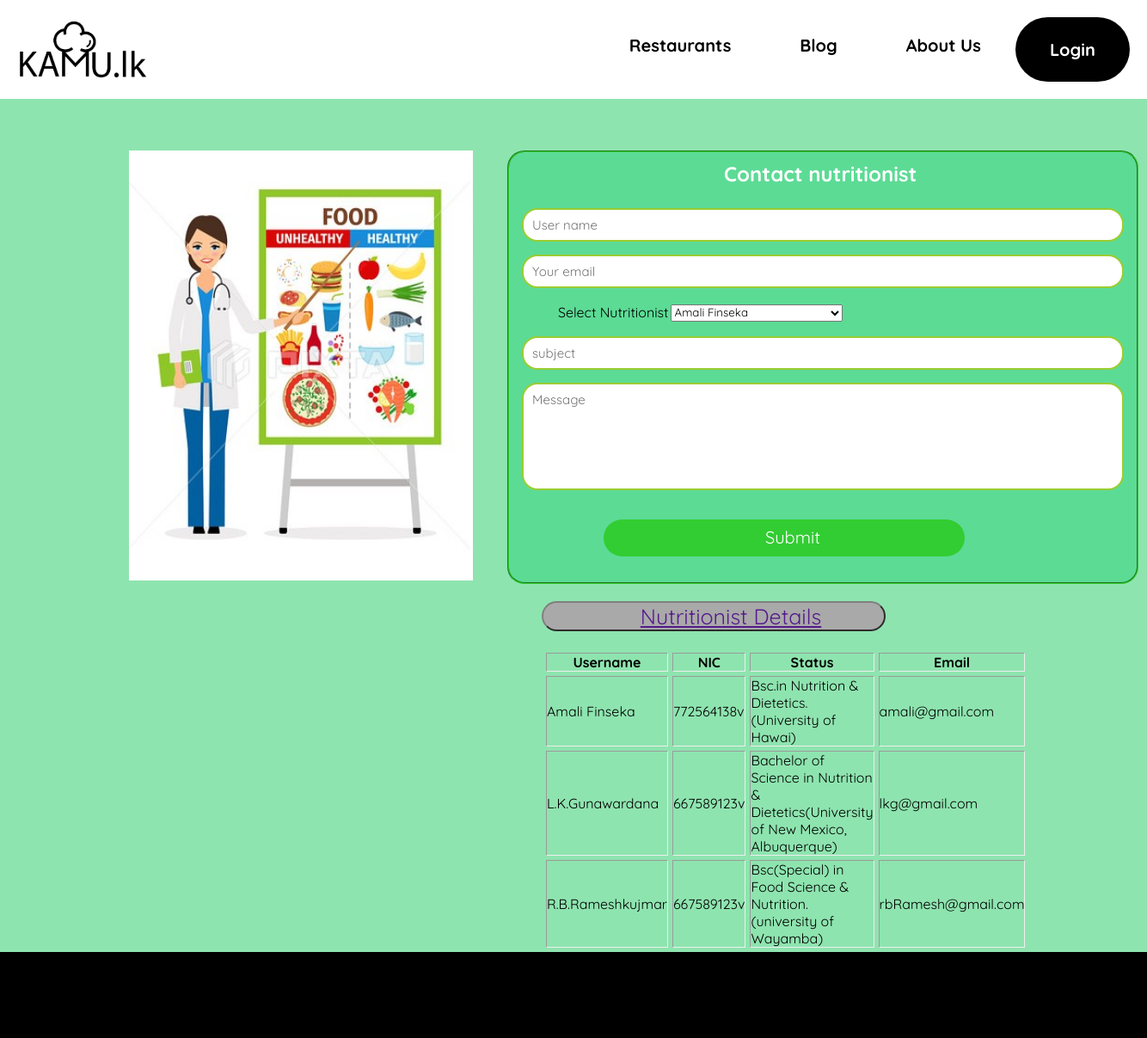
The app's page /User/ContactNutritionist.php with its own data.
### tables this page shows
CREATE TABLE `nutritionist` (
  `username` varchar(50) NOT NULL,
  `nic` varchar(10) NOT NULL,
  `status` varchar(100) NOT NULL,
  `email` varchar(50) NOT NULL
);

### User/ContactNutritionist.php (the view, shortened to what this page needs)
<?php
$hostname= "localhost";
                    $username= "root";
                    $password = "";
                    $db_name = "kamu";
        $conn = mysqli_connect($hostname, $username, $password, $db_name);
?>
<!DOCTYPE html>
<html>
<head>
    <link rel="stylesheet" type="text/css" href="css/usrcss2.css">
</head>
<body class="con_nut">
    <div class="index">
        <div class="topnav">
            <ul type="none">
                <li><a id="login" href="login.php">Login</a></li>
                <li><a href="aboutus.php">About Us</a></li>
                <li><a href="">Blog</a></li>
                <li><a href="">Restaurants</a></li>
            </ul>
                <a href=""><img id="logo" src="images/logo.png" alt="logo" ></a>
        </div>
    </div>
<div class="container1">
    <div class="dis">
        <div class="img">
            <img src = "images/nutri1.jpg" height="500px" width="400px" align="left">
        </div>
        <form class="form2" id="form-id" method="post" action="#">
            <fieldset>
                <h2>Contact nutritionist</h2>
                <div class="form-row">
                 <input name="username" type="text" placeholder="User name" required>
                <br>
                </div>
                <div class="form-row">
                  <input name="email" type="email" placeholder="Your email" required><br>
                </div>
                <div class="form-row">
                    <table>
                        <tr>
                            <td><p>Select Nutritionist<p></td>
                            <td>
                <?php
        $sql="SELECT username FROM nutritionist";
         $result=mysqli_query($conn,$sql);
        ?>
        <select>
        <?php
            while ($rows=mysqli_fetch_assoc($result)) {
                ?>
                    <option><?php echo $rows['username'];?></option>
                <?php
            }
            ?>
            </select>
</table>
</div>
                <div class="form-row">
                    <input name="subject" type="text" placeholder="subject" required><br>
                </div>
                <div class="form-row">
                     <div class="input-data textarea">
                        <textarea name="message" placeholder="Message" rows="5" required></textarea><br>
                    </div>
                </div>
                <div class="form-row submt-btn">
                    <div class="form-row">
                        <div class="inner">
                        <input type="submit" value="Submit" name="submit">
                        </div>
                    </div>
                </div>
            </fieldset>
                <div class="btn">
                    <button><a href="" >Nutritionist Details</a></button>
                    <?php
         $sql="SELECT username ,nic,status , email FROM nutritionist";
         $result=mysqli_query($conn,$sql);
        ?>
        <table border="20" cellpadding="15" cellspacing="5" width="400px">
                        <tr>
                            <th>Username</th>
                            <th>NIC</th>
                            <th>Status</th>
                            <th>Email</th>
                        </tr>
        <?php
            while ($rows=mysqli_fetch_assoc($result)) {
                ?>
                <tr>
                    <td><?php echo $rows['username'];?></td>
                    <td><?php echo $rows['nic'];?></td>
                    <td><?php echo $rows['status'];?></td>
                    <td><?php echo $rows['email'];?></td>
                </tr>
                <?php
            }
            ?>
            </table>
            </div>
        </form>
     </div>
    <div class="footer">
    </div>
</div>
</body>
</html>

### User/css/usrcss2.css (style rules this page uses)
* { margin: 0; padding: 0; outline: none; box-sizing: border-box; font-family: 'Quicksand', sans-serif; }
.topnav { overflow: hidden; width: 100%; position: fixed; top: 0; padding-bottom: 10px; padding-top: 10; background-color: white; }
.topnav ul li { padding: 0px 20px; }
.topnav ul li a { float: right; color:black; text-align: center; padding: 40px 40px; text-decoration: black; font-size: 20px; font-weight: bold; }
.topnav ul li a#login { color: white; background-color: black; margin-top: 20px; border-radius: 60px; padding: 25px 40px; }
img#logo { width:150px;height:85px; position: absolute; padding: 5px 0px; margin-left: 20px; margin-top: 20px; top:0; left:0; }
.footer { background: black; color: white; height: 100px; position: relative; }
.con_nut { display: flex; align-items: center; justify-content: center; min-height: 100vh; padding: 0px; background-color: #8EE4AF; background-size: 100%; }
.container1 { background: #8EE4AF; background-size: 100%; width: 100%; margin-top: 25px; max-width: 1500px; padding: 0px 0px 0px 0px; }
.container1 .dis { display: inline-block; }
.container1 .img { padding-left: 150px; left: 5%; top: 6%; float: left; display: inline-block; width: 450px; height: 250px; margin-top: 150px; }
.container1 .form2 { width: 80px; display: inline-block; padding-left: 140px; padding-top: 150px; }
.container1 fieldset { background-color:#5CDB95; margin-left: 0px; border-radius: 20px; align-items: right; border-color: #32CD32; }
fieldset h2 { padding: 10px 0 10px 250px; color: #fff; }
.container1 .form2 .form-row { margin-bottom: 15px; display: flex; align-items: center; margin-left: 15px; margin-top: 15px; margin-right: 15px; }
.container1 .form2 .form-row input, .container1 .form2 .form-row textarea { width: 100%; outline: none; border:2px solid #9ACD32; font-size: 15px; padding: 8px 10px; border-radius: 18px; transition: all 0.3s ease; }
.container1 .form2 .form-row textarea { resize: none; height: 125px; width: 700px; }
.container1 .form2 .form-row .inner input { width: 420px; padding: 8px 10px 10px 30px; margin: 0px 40px 0px 80px; font-size: 20px; border:0; background: #32CD32; color: #fff; cursor: pointer; border-radius: 50px; outline: none; }
.container1 button { border-radius: 20px; background-color:#A9A9A9; border-color:#808080; font-size: 25px; width:400px; padding-left: 40px; color: #fff; margin-top: 20px; margin-bottom: 20px; }
.form2 select { width: 200px; }
fieldset { background-color:#5CDB95; margin-left: 20px; border-radius: 20px; align-items: right; border-color: #32CD32; display: inline-block; width: 400px; }
button { margin: 40px; width: 150px; }
table { border: 20px; padding-left: 40px; }
td { padding: 15px , 2px; }
h2 { padding-top: 20px; padding-bottom: 20px; padding-left: 250px; }

### records on screen
nutritionist: username "Amali Finseka", nic "772564138v", status "Bsc.in Nutrition & Dietetics.(University of Hawai)", email "amali@gmail.com"
nutritionist: username "L.K.Gunawardana", nic "667589123v", status "Bachelor of Science in Nutrition & Dietetics(University of New Mexico, Albuquerque)", email "lkg@gmail.com"
nutritionist: username "R.B.Rameshkujmar", nic "667589123v", status "Bsc(Special) in Food Science & Nutrition.(university of Wayamba)", email "rbRamesh@gmail.com"

### other values on screen
form field value "Amali Finseka"
